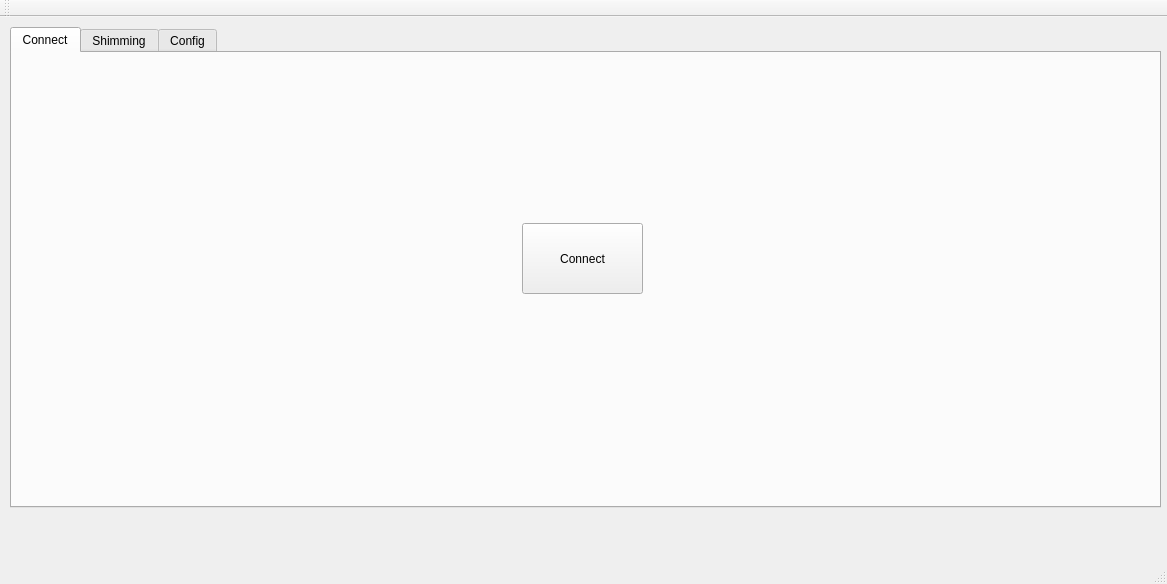
<?xml version="1.0" encoding="UTF-8"?>
<ui version="4.0">
 <class>MainWindow</class>
 <widget class="QMainWindow" name="MainWindow">
  <property name="geometry">
   <rect>
    <x>0</x>
    <y>0</y>
    <width>1167</width>
    <height>584</height>
   </rect>
  </property>
  <property name="windowTitle">
   <string>MainWindow</string>
  </property>
  <widget class="QWidget" name="centralWidget">
   <widget class="QTabWidget" name="tabWidget">
    <property name="geometry">
     <rect>
      <x>10</x>
      <y>10</y>
      <width>1151</width>
      <height>481</height>
     </rect>
    </property>
    <property name="currentIndex">
     <number>0</number>
    </property>
    <widget class="QWidget" name="tab_r232">
     <attribute name="title">
      <string>Connect</string>
     </attribute>
     <widget class="QPushButton" name="pushButton_rs232">
      <property name="geometry">
       <rect>
        <x>510</x>
        <y>170</y>
        <width>121</width>
        <height>71</height>
       </rect>
      </property>
      <property name="text">
       <string>Connect</string>
      </property>
     </widget>
    </widget>
    <widget class="QWidget" name="tab_shimming">
     <attribute name="title">
      <string>Shimming</string>
     </attribute>
     <widget class="QPlainTextEdit" name="plainTextEdit">
      <property name="geometry">
       <rect>
        <x>10</x>
        <y>10</y>
        <width>1091</width>
        <height>271</height>
       </rect>
      </property>
      <property name="font">
       <font>
        <pointsize>6</pointsize>
       </font>
      </property>
      <property name="verticalScrollBarPolicy">
       <enum>Qt::ScrollBarAlwaysOn</enum>
      </property>
      <property name="horizontalScrollBarPolicy">
       <enum>Qt::ScrollBarAsNeeded</enum>
      </property>
      <property name="sizeAdjustPolicy">
       <enum>QAbstractScrollArea::AdjustIgnored</enum>
      </property>
      <property name="centerOnScroll">
       <bool>false</bool>
      </property>
     </widget>
     <widget class="QPushButton" name="pushButton_record">
      <property name="geometry">
       <rect>
        <x>990</x>
        <y>290</y>
        <width>101</width>
        <height>61</height>
       </rect>
      </property>
      <property name="text">
       <string>RECORD</string>
      </property>
     </widget>
     <widget class="QLineEdit" name="lineEdit_frecuency">
      <property name="geometry">
       <rect>
        <x>30</x>
        <y>352</y>
        <width>151</width>
        <height>31</height>
       </rect>
      </property>
      <property name="font">
       <font>
        <pointsize>16</pointsize>
       </font>
      </property>
      <property name="cursor">
       <cursorShape>IBeamCursor</cursorShape>
      </property>
      <property name="text">
       <string>8541000</string>
      </property>
      <property name="alignment">
       <set>Qt::AlignCenter</set>
      </property>
     </widget>
     <widget class="QLabel" name="label_5">
      <property name="geometry">
       <rect>
        <x>190</x>
        <y>360</y>
        <width>59</width>
        <height>21</height>
       </rect>
      </property>
      <property name="text">
       <string>HZ</string>
      </property>
     </widget>
     <widget class="QPushButton" name="pushButton_get_shim">
      <property name="geometry">
       <rect>
        <x>990</x>
        <y>360</y>
        <width>101</width>
        <height>61</height>
       </rect>
      </property>
      <property name="text">
       <string>GET</string>
      </property>
     </widget>
     <widget class="QPushButton" name="pushButton_putFrecuency">
      <property name="geometry">
       <rect>
        <x>800</x>
        <y>290</y>
        <width>101</width>
        <height>61</height>
       </rect>
      </property>
      <property name="text">
       <string>PUT Frecuency</string>
      </property>
     </widget>
     <widget class="QPushButton" name="pushButton_save">
      <property name="geometry">
       <rect>
        <x>650</x>
        <y>350</y>
        <width>111</width>
        <height>61</height>
       </rect>
      </property>
      <property name="text">
       <string>save</string>
      </property>
     </widget>
    </widget>
    <widget class="QWidget" name="tab_config">
     <attribute name="title">
      <string>Config</string>
     </attribute>
     <widget class="QLineEdit" name="lineEdit_name_equipament">
      <property name="geometry">
       <rect>
        <x>290</x>
        <y>40</y>
        <width>231</width>
        <height>23</height>
       </rect>
      </property>
      <property name="font">
       <font>
        <pointsize>11</pointsize>
       </font>
      </property>
      <property name="layoutDirection">
       <enum>Qt::LeftToRight</enum>
      </property>
      <property name="text">
       <string>GE Profile 4</string>
      </property>
      <property name="alignment">
       <set>Qt::AlignCenter</set>
      </property>
     </widget>
     <widget class="QLineEdit" name="lineEdit_number_step">
      <property name="geometry">
       <rect>
        <x>290</x>
        <y>100</y>
        <width>231</width>
        <height>23</height>
       </rect>
      </property>
      <property name="font">
       <font>
        <pointsize>11</pointsize>
       </font>
      </property>
      <property name="text">
       <string>1</string>
      </property>
      <property name="alignment">
       <set>Qt::AlignCenter</set>
      </property>
     </widget>
     <widget class="QLineEdit" name="lineEdit_filename">
      <property name="geometry">
       <rect>
        <x>290</x>
        <y>160</y>
        <width>231</width>
        <height>23</height>
       </rect>
      </property>
      <property name="font">
       <font>
        <pointsize>11</pointsize>
       </font>
      </property>
      <property name="text">
       <string>gems_001.plot</string>
      </property>
      <property name="alignment">
       <set>Qt::AlignCenter</set>
      </property>
     </widget>
     <widget class="QLineEdit" name="lineEdit_temp">
      <property name="geometry">
       <rect>
        <x>290</x>
        <y>220</y>
        <width>231</width>
        <height>23</height>
       </rect>
      </property>
      <property name="font">
       <font>
        <pointsize>11</pointsize>
       </font>
      </property>
      <property name="text">
       <string>32</string>
      </property>
      <property name="alignment">
       <set>Qt::AlignCenter</set>
      </property>
     </widget>
     <widget class="QPushButton" name="pushButton_create_file">
      <property name="geometry">
       <rect>
        <x>970</x>
        <y>290</y>
        <width>141</width>
        <height>81</height>
       </rect>
      </property>
      <property name="text">
       <string>Create File</string>
      </property>
     </widget>
     <widget class="QLabel" name="label_name_equipament">
      <property name="geometry">
       <rect>
        <x>40</x>
        <y>40</y>
        <width>201</width>
        <height>21</height>
       </rect>
      </property>
      <property name="font">
       <font>
        <pointsize>11</pointsize>
       </font>
      </property>
      <property name="text">
       <string>Name Equipament</string>
      </property>
     </widget>
     <widget class="QLabel" name="label_number_step">
      <property name="geometry">
       <rect>
        <x>40</x>
        <y>100</y>
        <width>201</width>
        <height>21</height>
       </rect>
      </property>
      <property name="font">
       <font>
        <pointsize>11</pointsize>
       </font>
      </property>
      <property name="text">
       <string>Number Step</string>
      </property>
     </widget>
     <widget class="QLabel" name="label_filename">
      <property name="geometry">
       <rect>
        <x>40</x>
        <y>160</y>
        <width>201</width>
        <height>21</height>
       </rect>
      </property>
      <property name="font">
       <font>
        <pointsize>11</pointsize>
       </font>
      </property>
      <property name="text">
       <string>File name</string>
      </property>
     </widget>
     <widget class="QLabel" name="label_temp">
      <property name="geometry">
       <rect>
        <x>40</x>
        <y>220</y>
        <width>201</width>
        <height>21</height>
       </rect>
      </property>
      <property name="font">
       <font>
        <pointsize>11</pointsize>
       </font>
      </property>
      <property name="text">
       <string>Temp</string>
      </property>
     </widget>
     <widget class="QPushButton" name="pushButton_file_exit">
      <property name="geometry">
       <rect>
        <x>780</x>
        <y>290</y>
        <width>141</width>
        <height>81</height>
       </rect>
      </property>
      <property name="text">
       <string>Close File</string>
      </property>
     </widget>
    </widget>
   </widget>
  </widget>
  <widget class="QMenuBar" name="menuBar">
   <property name="geometry">
    <rect>
     <x>0</x>
     <y>0</y>
     <width>1167</width>
     <height>20</height>
    </rect>
   </property>
  </widget>
  <widget class="QToolBar" name="mainToolBar">
   <attribute name="toolBarArea">
    <enum>TopToolBarArea</enum>
   </attribute>
   <attribute name="toolBarBreak">
    <bool>false</bool>
   </attribute>
  </widget>
  <widget class="QStatusBar" name="statusBar"/>
 </widget>
 <layoutdefault spacing="6" margin="11"/>
 <resources/>
 <connections/>
</ui>
